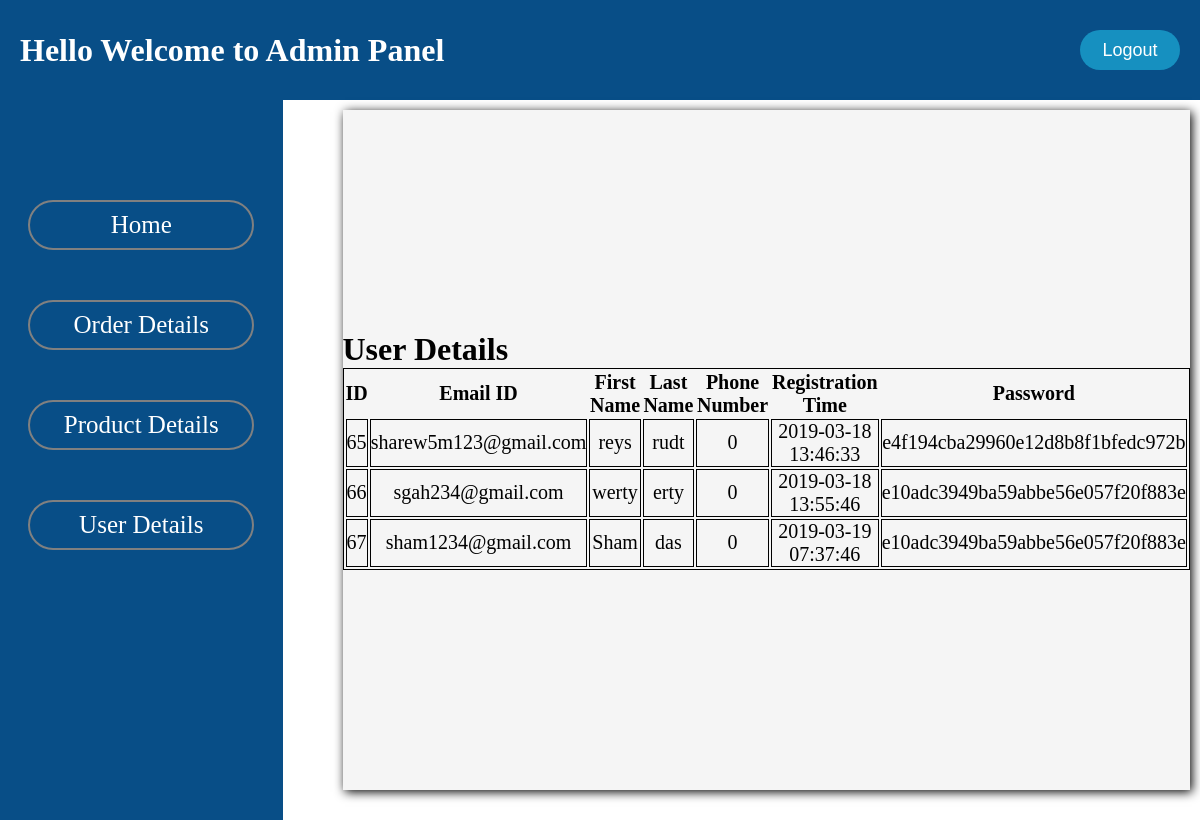
/userDetails.php, run on the app's committed database.
### tables this page shows
CREATE TABLE `users` (
  `id` int(11) NOT NULL,
  `email_id` varchar(255) NOT NULL,
  `first_name` varchar(20) NOT NULL,
  `last_name` varchar(20) DEFAULT NULL,
  `phone` int(10) NOT NULL,
  `registration_time` timestamp NOT NULL DEFAULT current_timestamp() ON UPDATE current_timestamp(),
  `password` varchar(255) NOT NULL
);

### userDetails.php (the view, shortened to what this page needs)
<!DOCTYPE html>
<html>
  <head>
    <link rel="stylesheet" href="adminpanel.css">
</head>
<body>
<div class="wrapper">
<div class="header">
<h1>Hello <?php echo $_SESSION['AdminLoginId'] ?> Welcome to Admin Panel</h1>
<button type= "submit" class= "btn" name= "submit">Logout</button>
</div>
<div class="container">
<div class="lside">
<a href="adminPanel.php">Home</a>
<a href="orderDetails.php">Order Details</a>
<a href="productDetails.php">Product Details</a>
<a href="userDetails.php">User Details</a>
</div>
<div class="rside">
    <div >
    <h1>User Details</h1>
    <?php
require("includes/common.php");
$sql = "SELECT * FROM users";
$result = $con->query($sql);
if ($result->num_rows > 0) {
  echo "<table style='border: 1px solid black; text-align: center; font-size: 20px;'><tr><th>ID</th><th>Email ID</th><th>First Name</th> <th>Last Name</th><th>Phone Number</th> <th>Registration Time </th> <th>Password</th></tr>";
  while($row = $result->fetch_assoc()) {
      echo "<tr><td style='border: 1px solid black;'>" . $row["id"]. "</td><td style='border: 1px solid black;'>" . $row["email_id"]. "</td><td style='border: 1px solid black;'>" . $row["first_name"]. "</td><td style='border: 1px solid black;'>" . $row["last_name"]. "</td><td style='border: 1px solid black;'>" . $row["phone"]. "</td><td style='border: 1px solid black;'>" . $row["registration_time"]. "</td><td style='border: 1px solid black;'>" . $row["password"];
  }
  echo "</table>";
} else {
  echo "0 results";
}
?>
    </div>
</div>
</div>
</div>
</body>
</html>

### adminpanel.css (style rules this page uses)
* { padding:0; margin: 0; box-sizing: border-box; }
.wrapper { height: 100vh; width: 100vw; }
.header { width: 100%; height: 100px; background-color:hsl(207, 89%, 28%); color: white; display: flex; align-items: center; justify-content: space-between; padding: 20px; }
.container { display: flex; gap: 50px; }
.lside { width: 400px; height: 90vh; background-color: hsl(207, 89%, 28%); display: flex; flex-direction: column; justify-content:flex-start; align-items: center; gap: 50px; padding-top: 100px; }
.lside a { text-decoration: none; color: white; font-size: 25px; font-weight: 400; transition: .2s ease-in-out; border: 2px solid grey; width: 80%; height: 50px; display: flex; justify-content: center; align-items: center; border-radius: 50px; }
.rside { width:100%; height: 85vh; margin: 10px; box-shadow: 2px 2px 10px black; display: flex; justify-content: center; align-items: center; background-color: rgb(245, 245, 245); }
.btn { outline: none; border: none; width: 100px; height: 40px; border-radius: 50px; background-color: #1690c0; color: white; font-size: 18px; cursor: pointer; transition: .3s ease-in-out; }

### data on the page
users: id "65", email "sharew5m123@gmail.com", first_name "reys", last_name "rudt", phone "0", registration_time "2019-03-18 13:46:33", password "e4f194cba29960e12d8b8f1bfedc972b"
users: id "66", email "sgah234@gmail.com", first_name "werty", last_name "erty", phone "0", registration_time "2019-03-18 13:55:46", password "e10adc3949ba59abbe56e057f20f883e"
users: id "67", email "sham1234@gmail.com", first_name "Sham", last_name "das", phone "0", registration_time "2019-03-19 07:37:46", password "e10adc3949ba59abbe56e057f20f883e"
